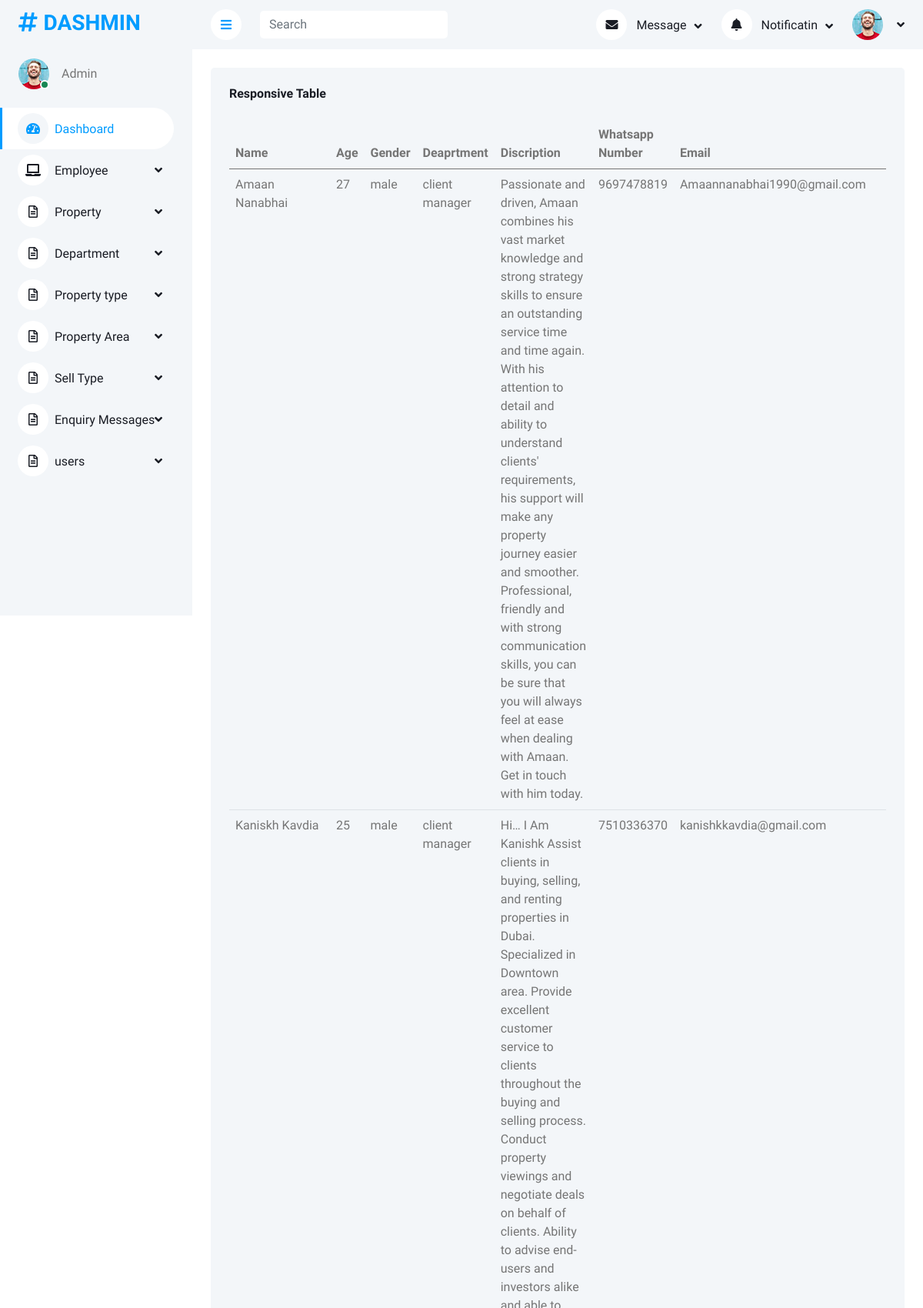
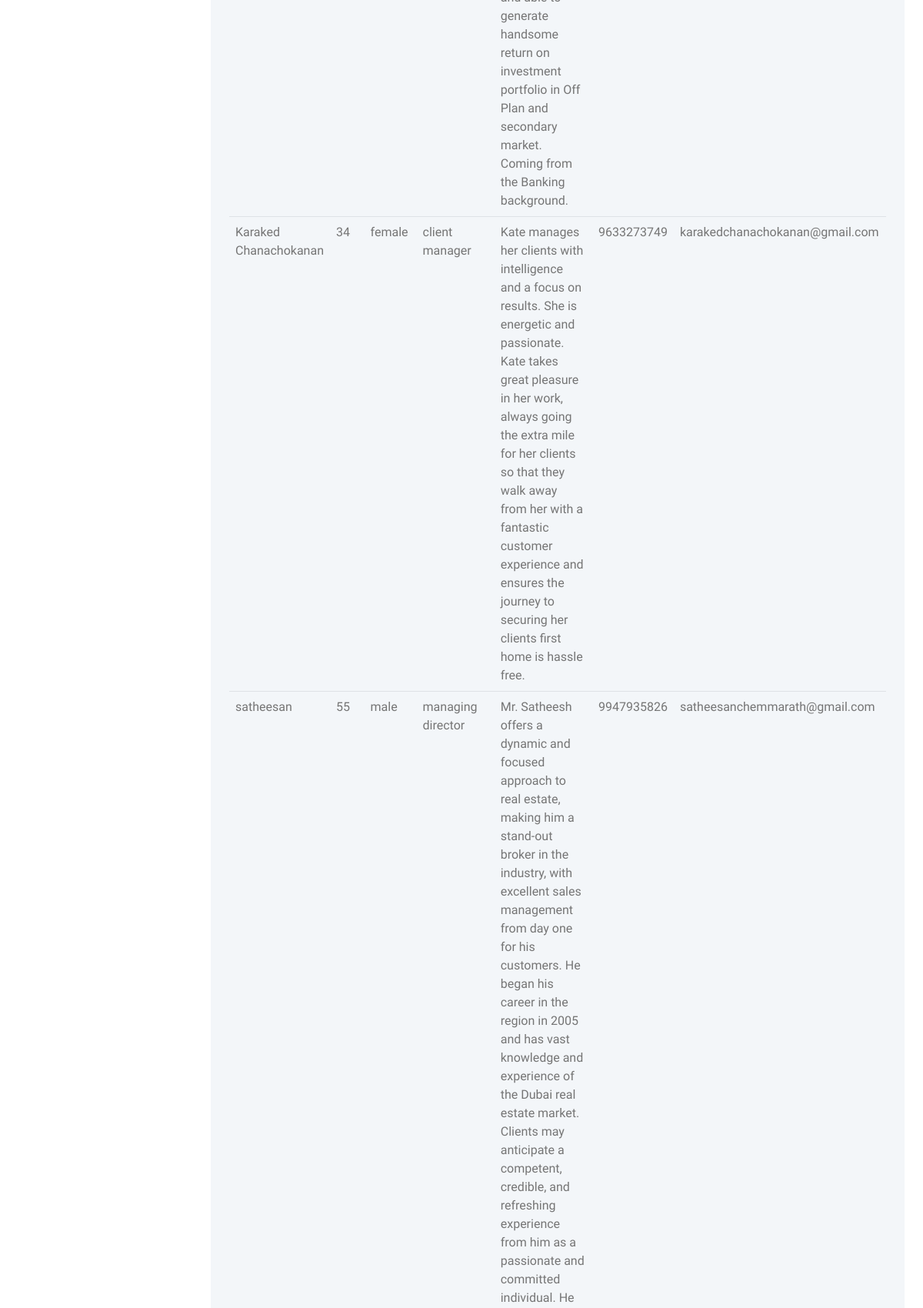
/MainApp/displayemployee/ (upper part), run on the app's committed database (2 pictures, top to bottom).
### MainApp/models.py (models this page shows)
class employeedb(models.Model):
    ename=models.CharField(max_length=50,null=True,blank=True)
    eage=models.CharField(max_length=50,null=True,blank=True)
    egender=models.CharField(max_length=50,null=True,blank=True)
    edepartment=models.CharField(max_length=50,null=True,blank=True)
    ediscription=models.CharField(max_length=50,null=True,blank=True)
    whatsaap=models.CharField(max_length=50,null=True,blank=True)
    email=models.CharField(max_length=50,null=True,blank=True)
    enumber=models.CharField(max_length=50,null=True,blank=True)
    nationality=models.CharField(max_length=50,null=True,blank=True)
    image=models.ImageField(upload_to='profile',blank=True,null=True)

### MainApp/views.py (the view)
# urls.py: path('displayemployee/',views.displayemployee,name="displayemployee"),
def displayemployee(request):
    data=employeedb.objects.all()
    return render(request,"displayemployee.html",{'data':data})

### MainApp/templates/displayemployee.html (shortened to what this page needs)
<!DOCTYPE html>
{% extends 'index.html' %}
{% block content %}
<html lang="en">
<head>
</head>
<body>
<div class="bg-light rounded h-100 p-4">
                            <h6 class="mb-4">Responsive Table</h6>
                            <div class="table-responsive">
                                <table class="table">
                                    <thead>
                                       <tr>
                                       <th scope="col">Name</th>
                                        <th scope="col">Age</th>
                                        <th scope="col">Gender</th>
                                        <th scope="col">Deaprtment</th>
                                        <th scope="col">Discription</th>
                                        <th scope="col">Whatsapp Number</th>
                                        <th scope="col">Email</th>
                                    </tr>
                                    </thead>
                                    <tbody>
                                 {% for i in data %}
                                    <tr>
                                        <td>{{i.ename}}</td>
                                        <td>{{i.eage}}</td>
                                        <td>{{i.egender}}</td>
                                        <td>{{i.edepartment}}</td>
                                        <td>{{i.ediscription}}</td>
                                        <td>{{i.whatsaap}}</td>
                                        <td>{{i.email}}</td>
                                    </tr>
                                {% endfor %}
                                    </tbody>
                                </table>
                            </div>
                        </div>
</body>
</html>
{% endblock %}

### MainApp/static/css/style.css (style rules this page uses)
:root { --primary: #009CFF; --light: #F3F6F9; --dark: #191C24; }

### data on the page
employeedb: ename "Amaan Nanabhai", eage "27", egender "male", edepartment "client manager", ediscription "Passionate and driven, Amaan combines his vast market knowledge and strong strategy skills to ensure an outstanding service time and time again. With his attention to detail and ability to understand clients' requirements, his support will make any property journey easier and smoother. Professional, friendly and with strong communication skills, you can be sure that you will always feel at ease when dealing with Amaan. Get in touch with him today.", whatsaap "9697478819", email "Amaannanabhai1990@gmail.com"
employeedb: ename "Kaniskh Kavdia", eage "25", egender "male", edepartment "client manager", ediscription "Hi… I Am Kanishk Assist clients in buying, selling, and renting properties in Dubai. Specialized in Downtown area. Provide excellent customer service to clients throughout the buying and selling process. Conduct property viewings and negotiate deals on behalf of clients. Ability to advise end- users and investors alike and able to generate handsome return on investment portfolio in Off Plan and secondary market. Coming from the Banking background.", whatsaap "7510336370", email "kanishkkavdia@gmail.com"
employeedb: ename "Karaked Chanachokanan", eage "34", egender "female", edepartment "client manager", ediscription "Kate manages her clients with intelligence and a focus on results. She is energetic and passionate. Kate takes great pleasure in her work, always going the extra mile for her clients so that they walk away from her with a fantastic customer experience and ensures the journey to securing her clients first home is hassle free.", whatsaap "9633273749", email "karakedchanachokanan@gmail.com"
employeedb: ename "satheesan", eage "55", egender "male", edepartment "managing director", whatsaap "9947935826", email "satheesanchemmarath@gmail.com"
